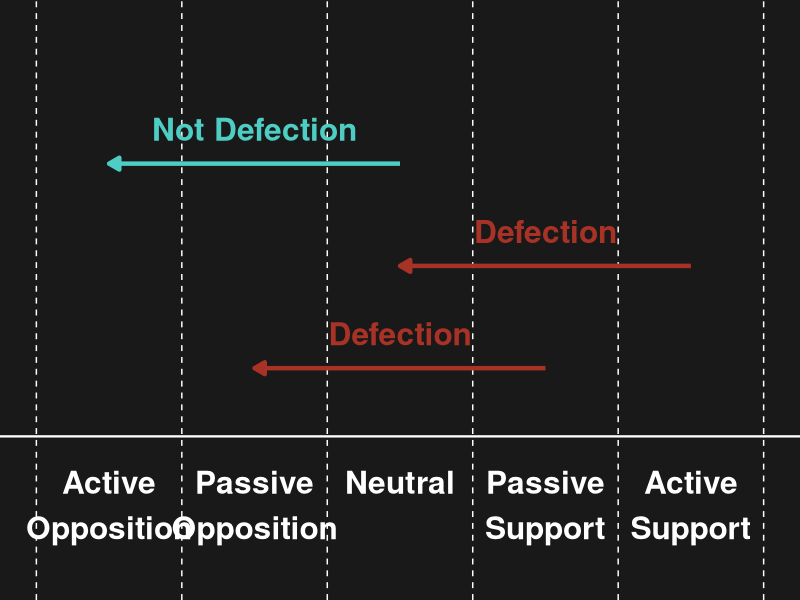
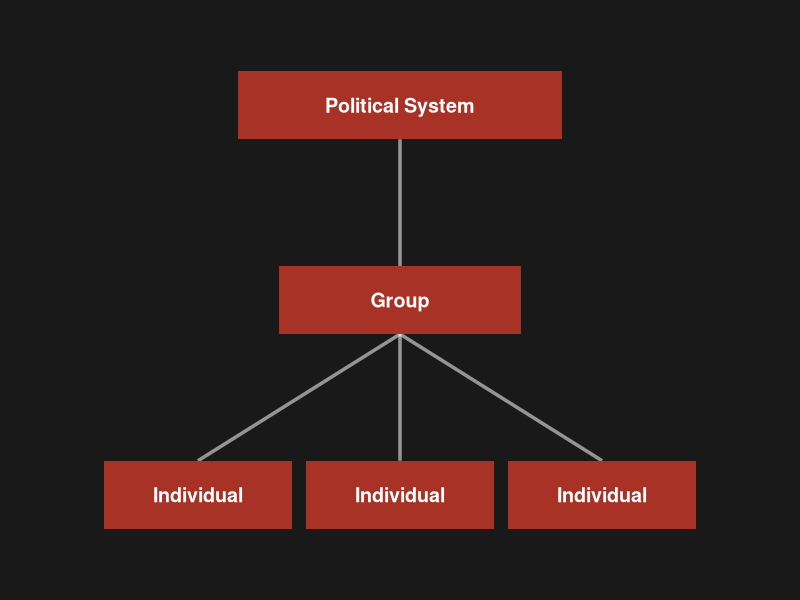
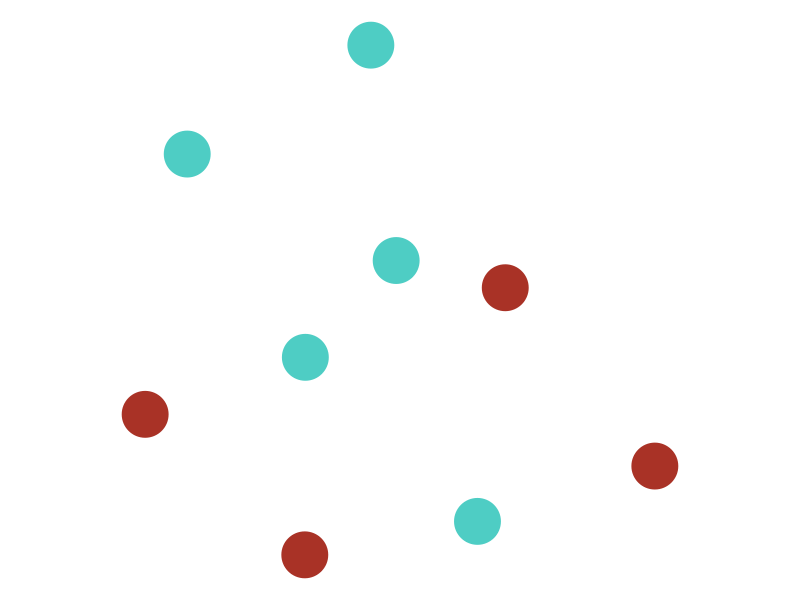
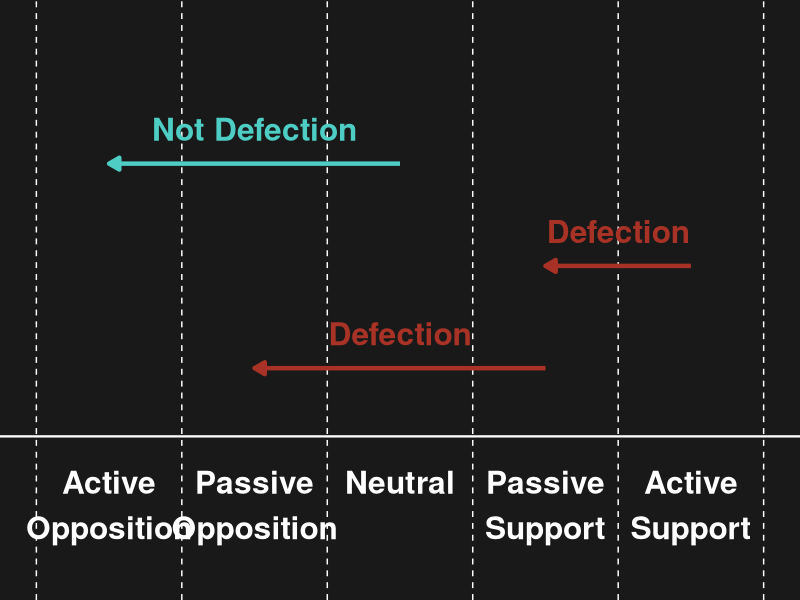

Reproduce these figures in R, in order.
## ---- chunk 1
library(tidyverse)
## ---- chunk 2
#| fig-align: center
#| 
vlines <- tibble(x = 0:5)
spectrum.data <- tibble(
  y = rep(0,5),
  x = seq(0.5,4.5,1),
  label = c("Active\nOpposition","Passive\nOpposition","Neutral\n","Passive\nSupport","Active\nSupport")
)
arrows <- tibble(
  x = c(4.5,3.5,2.5),
  y = c(0.5,0.2,0.8),
  xend = c(2.5,1.5,0.5),
  yend = c(0.5,0.2,0.8),
  label = c("Defection","Defection","Not Defection")
)

# Color palette for dark background
col_opposition <- "#A93226"   # warm red
col_support    <- "#4ECDC4"   # teal
col_neutral    <- "#FFE66D"   # yellow
col_arrow_def  <- "#A93226"
col_arrow_ndef <- "#4ECDC4"
col_text       <- "white"
col_hline      <- "white"
col_vline      <- "white"

# Assign colors to spectrum labels
spectrum.data <- spectrum.data |>
  mutate(color = c(col_opposition, col_opposition, col_neutral, col_support, col_support))

# Assign colors to arrows
arrows <- arrows |>
  mutate(color = c(col_arrow_def, col_arrow_def, col_arrow_ndef))

ggplot(spectrum.data, aes(x, y, label = label)) +
  geom_text(
    aes(color = "white"),
    vjust = 1.5,
    fontface = "bold",
    size = 8
  ) +
  geom_hline(yintercept = 0, color = col_hline, linewidth = 0.8) +
  geom_vline(
    data = vlines,
    aes(xintercept = x),
    linetype = "dashed",
    color = col_vline,
    linewidth = 0.5
  ) +
  geom_segment(
    data = arrows,
    aes(x = x, y = y, xend = xend, yend = yend, color = color),
    arrow = arrow(length = unit(0.3, "cm"), type = "closed"),
    linewidth = 1.5
  ) +
  geom_text(
    data = arrows,
    aes(
      x = (x + xend) / 2,
      y = (y + yend) / 2,
      label = label,
      color = color
    ),
    vjust = -1,
    fontface = "bold",
    size = 8
  ) +
  scale_color_identity() +
  scale_y_continuous(limits = c(-0.4, 1.2)) +
  coord_cartesian(clip = "off") +
  theme_void() +
  theme(
    plot.background = element_rect(fill = "#191919", color = "#191919"),
    panel.background = element_rect(fill = "#191919", color = "#191919"),
    panel.border = element_blank(),
    text = element_text(size = 22)
  )
## ---- chunk 3
#| fig-width: 5
#| fig-height: 6
#| fig-align: center
library(ggplot2)

# Define box positions
boxes <- data.frame(
  x = c(2.5, 2.5, 1, 2.5, 4),
  y = c(5, 3, 1, 1, 1),
  label = c("Political System", "Group", "Individual", "Individual", "Individual"),
  width = c(2.4, 1.8, 1.4, 1.4, 1.4),
  height = c(0.7, 0.7, 0.7, 0.7, 0.7),
  fill = rep("#A93226",5)
)

# Define connecting lines (from bottom of upper box to top of lower box)
lines <- data.frame(
  x =    c(2.5, 2.5, 2.5, 2.5),
  xend = c(2.5, 1.0, 2.5, 4.0),
  y =    c(5 - 0.35, 3 - 0.35, 3 - 0.35, 3 - 0.35),
  yend = c(3 + 0.35, 1 + 0.35, 1 + 0.35, 1 + 0.35)
)

ggplot() +
  # Draw connecting lines
  geom_segment(
    data = lines,
    aes(x = x, y = y, xend = xend, yend = yend),
    color = "#ffffff88",
    linewidth = 1.2
  ) +
  # Draw rounded rectangles
  geom_tile(
    data = boxes,
    aes(x = x, y = y, width = width, height = height, fill = fill),
    color = NA,
    linejoin = "round"
  ) +
  # Add labels
  geom_text(
    data = boxes,
    aes(x = x, y = y, label = label),
    color = "white",
    fontface = "bold",
    size = 5
  ) +
  scale_fill_identity() +
  coord_cartesian(xlim = c(-0.2, 5.2), ylim = c(0.2, 5.8)) +
  theme_void() +
  theme(
    plot.background = element_rect(fill = "#191919", color = "#191919"),
    panel.background = element_rect(fill = "#191919", color = "#191919"),
  )
## ---- chunk 4
#| fig-width: 5
#| fig-height: 5
#| fig-align: center
library(igraph)

set.seed(42)
edges <- data.frame(
  from = c(1, 1, 2, 2, 3, 3, 4, 5, 5, 6, 7, 8, 1, 4, 6),
  to   = c(2, 3, 4, 5, 6, 7, 5, 6, 8, 8, 8, 9, 6, 7, 9)
)
g <- graph_from_data_frame(edges, directed = TRUE)

node_colors <- c(
  "#4ECDC4", "#4ECDC4", "#4ECDC4", "#A93226", "#4ECDC4",
  "#A93226", "#A93226", "#4ECDC4", "#A93226"
)

coords <- layout_with_fr(g)

par(bg = NA, mar = c(0, 0, 0, 0))
plot(g,
  layout = coords,
  vertex.color = node_colors,
  vertex.frame.color = node_colors,
  vertex.size = 18,
  vertex.label = NA,
  edge.color = "#ffffff55",
  edge.arrow.size = 0.5,
  edge.width = 1.5
)
## ---- chunk 5
#| fig-align: center
#| 
vlines <- tibble(x = 0:5)
spectrum.data <- tibble(
  y = rep(0,5),
  x = seq(0.5,4.5,1),
  label = c("Active\nOpposition","Passive\nOpposition","Neutral\n","Passive\nSupport","Active\nSupport")
)
arrows <- tibble(
  x = c(4.5,3.5,2.5),
  y = c(0.5,0.2,0.8),
  xend = c(3.5,1.5,0.5),
  yend = c(0.5,0.2,0.8),
  label = c("Defection","Defection","Not Defection")
)

# Color palette for dark background
col_opposition <- "#A93226"   # warm red
col_support    <- "#4ECDC4"   # teal
col_neutral    <- "#FFE66D"   # yellow
col_arrow_def  <- "#A93226"
col_arrow_ndef <- "#4ECDC4"
col_text       <- "white"
col_hline      <- "white"
col_vline      <- "white"

# Assign colors to spectrum labels
spectrum.data <- spectrum.data |>
  mutate(color = c(col_opposition, col_opposition, col_neutral, col_support, col_support))

# Assign colors to arrows
arrows <- arrows |>
  mutate(color = c(col_arrow_def, col_arrow_def, col_arrow_ndef))

ggplot(spectrum.data, aes(x, y, label = label)) +
  geom_text(
    aes(color = "white"),
    vjust = 1.5,
    fontface = "bold",
    size = 8
  ) +
  geom_hline(yintercept = 0, color = col_hline, linewidth = 0.8) +
  geom_vline(
    data = vlines,
    aes(xintercept = x),
    linetype = "dashed",
    color = col_vline,
    linewidth = 0.5
  ) +
  geom_segment(
    data = arrows,
    aes(x = x, y = y, xend = xend, yend = yend, color = color),
    arrow = arrow(length = unit(0.3, "cm"), type = "closed"),
    linewidth = 1.5
  ) +
  geom_text(
    data = arrows,
    aes(
      x = (x + xend) / 2,
      y = (y + yend) / 2,
      label = label,
      color = color
    ),
    vjust = -1,
    fontface = "bold",
    size = 8
  ) +
  scale_color_identity() +
  scale_y_continuous(limits = c(-0.4, 1.2)) +
  coord_cartesian(clip = "off") +
  theme_void() +
  theme(
    plot.background = element_rect(fill = "#191919", color = "#191919"),
    panel.background = element_rect(fill = "#191919", color = "#191919"),
    panel.border = element_blank(),
    text = element_text(size = 22)
  )
